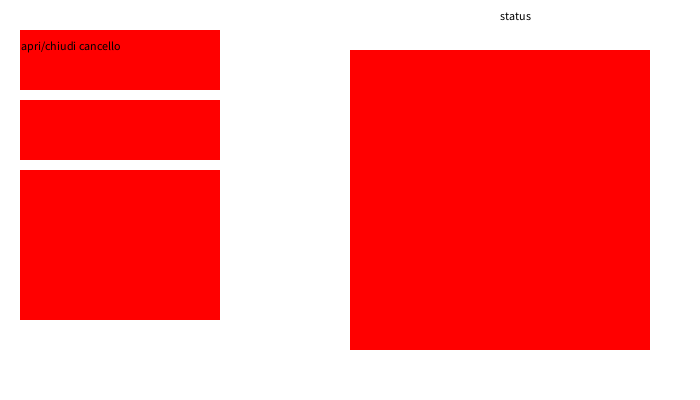
Frame 1 (no input)
Frame 60 (the mouse pressed at the canvas centre just before this capture): identical to frame 1, image omitted
Frame 120 (the mouse held since frame 60 and released just before this capture): identical to frame 1, image omitted

The Processing sketch that drew this single still picture (run headless with seeded random() and noise(); from frame 60 on, the mouse is pressed at the canvas centre):

// Processing sketch: interfaccia_processing
// ── interfaccia_processing.pde



void setup(){
  size(700,400);
  }

void draw(){
  smooth();

  background(255);
  noStroke();
  fill(255,0,0);  //mi colora gli oggetti successivi di questo colore
  rect(20,30,200,60);
    
  
  fill(0); 
  text("apri/chiudi cancello",21,50);
  text("apri/chiudi garage",21,109);//se scrivo 100 invece di 109 ho la scritta, con 109 no
  text("status",500,20);
  
  fill(255,0,0); 
  rect(20,100,200,60);

  rect(350,50,300,300);
  rect(20,170,200,150);
  
}
